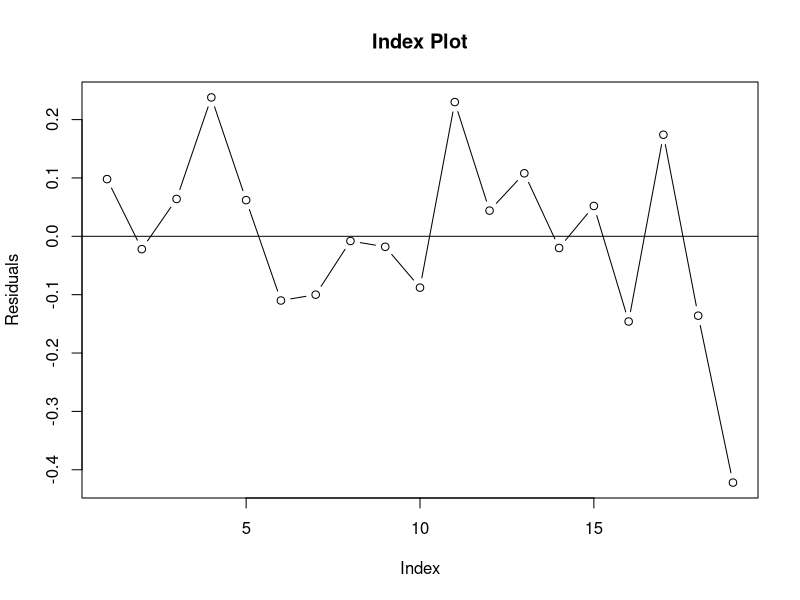
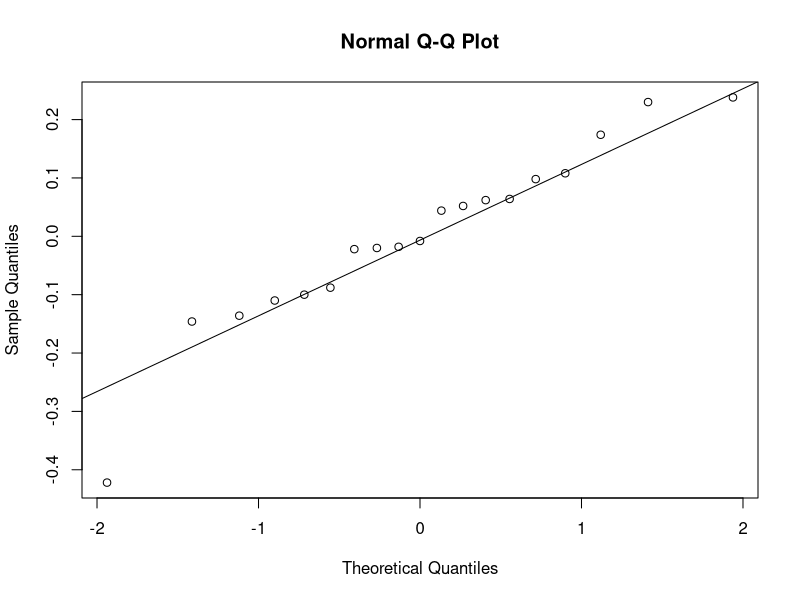

R code for these plots, in order:
# Final Project
# Sam Tenney, Cory Staton, Jacob West

# Randomize the experiment
set.seed(1234)
sample(1:20, replace=FALSE)

# Read in the data
results <- read.table(text = "run,material,clipSize,time
2,Notebook,Small,2.10
3,Notebook,Small,1.98
4,Notebook,Big,1.86
5,Notebook,Small,2.24
6,Copier,Big,1.79
7,Copier,Small,1.64
8,Copier,Small,1.65
9,Copier,Big,1.72
10,Copier,Big,1.71
11,Copier,Big,1.64
12,Copier,Small,1.98
13,Notebook,Big,1.84
14,Notebook,Small,2.11
15,Copier,Small,1.73
16,Copier,Big,1.78
17,Notebook,Big,1.65
18,Notebook,Big,1.97
19,Notebook,Big,1.66
20,Notebook,Small,1.58", header = TRUE, sep = ",")

# Look at the data
str(results)
head(results)
tail(results)

# Summarize the results
aggregate(time~material+clipSize, data = results, FUN = mean)
aggregate(time~material+clipSize, data = results, FUN = sd)
aggregate(time~material+clipSize, data = results, FUN = length)

# Make ANOVA Table (Type III)
library(car)
options(contrasts = c("contr.sum", "contr.poly"))
resultsMod <- aov(time~material+clipSize+material*clipSize, data = results)
Anova(resultsMod, type = "III", contrasts = list(topic=contr.sum, sys=contr.sum))

# Calculate the grand mean
mean(results$time)
sd(results$time)

# Check Assumptions
# Calculate Residuals
results$resids <- resid(resultsMod)
mean(results$resids)

# Index Plot: Check Independence
plot(results$resids, type="b", main = "Index Plot", ylab = "Residuals")
abline(h=0)

# Normal qq plot: check normality
qqnorm(results$resids)
qqline(results$resids)

# Constant variance
0.253 / 0.061



